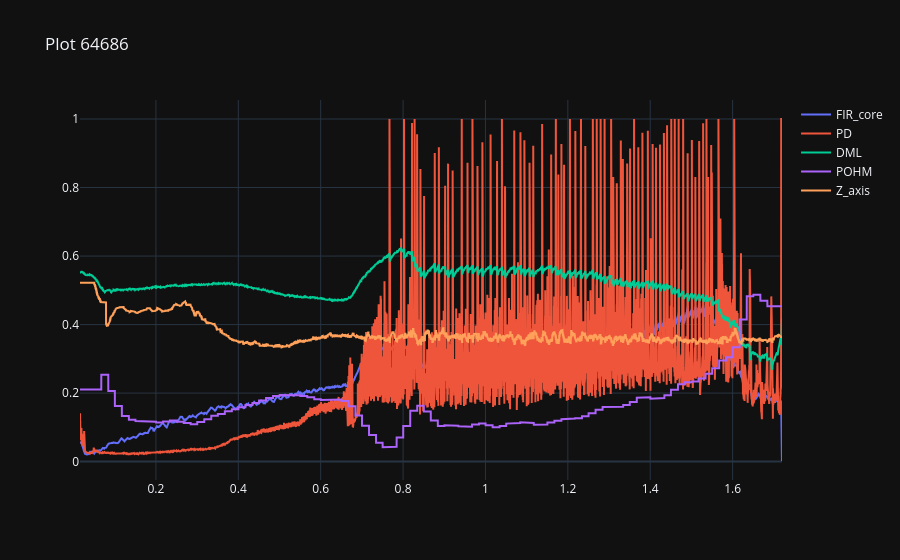

The notebook cell saved with this chart:
### Code cell
import plotly.graph_objects as go
from plotly import colors as plt_colors
from plotly.subplots import make_subplots as plotly_make_subplots

COLOR_SCALE = plt_colors.qualitative.Plotly

def plot_shot(df, shot: int):
    shot_ids = df['ShotNum'].unique()
    shot_id = shot_ids[shot]
    shot_df = df[df['ShotNum'] == shot_id]
    fig = go.Figure()
    fig.update_layout(
        title=f"Plot {shot_id}",
        template='plotly_dark',
    )
    for i, col in enumerate(C.data.cols.x):
        fig.add_trace(go.Scatter(x=shot_df.index, y=shot_df[col], mode='lines', name=col, line_color=COLOR_SCALE[i % 10]))
    fig.show()

plot_shot(ds.data, 0)

### Figure 1 — Plotly figure (JSON) as saved in the notebook; plotly's stock layout.template omitted (floating-point values rounded to 4 significant figures; data arrays with more than 128 entries replaced by an {"elided": "..."} marker saying what was removed)
{"data": [{"line": {"color": "#636EFA"}, "mode": "lines", "name": "FIR_core", "type": "scatter", "x": {"elided": "17043 float values"}, "y": {"elided": "17043 float values"}}, {"line": {"color": "#EF553B"}, "mode": "lines", "name": "PD", "type": "scatter", "x": {"elided": "17043 float values"}, "y": {"elided": "17043 float values"}}, {"line": {"color": "#00CC96"}, "mode": "lines", "name": "DML", "type": "scatter", "x": {"elided": "17043 float values"}, "y": {"elided": "17043 float values"}}, {"line": {"color": "#AB63FA"}, "mode": "lines", "name": "POHM", "type": "scatter", "x": {"elided": "17043 float values"}, "y": {"elided": "17043 float values"}}, {"line": {"color": "#FFA15A"}, "mode": "lines", "name": "Z_axis", "type": "scatter", "x": {"elided": "17043 float values"}, "y": {"elided": "17043 float values"}}], "layout": {"title": {"text": "Plot 64686"}}}
